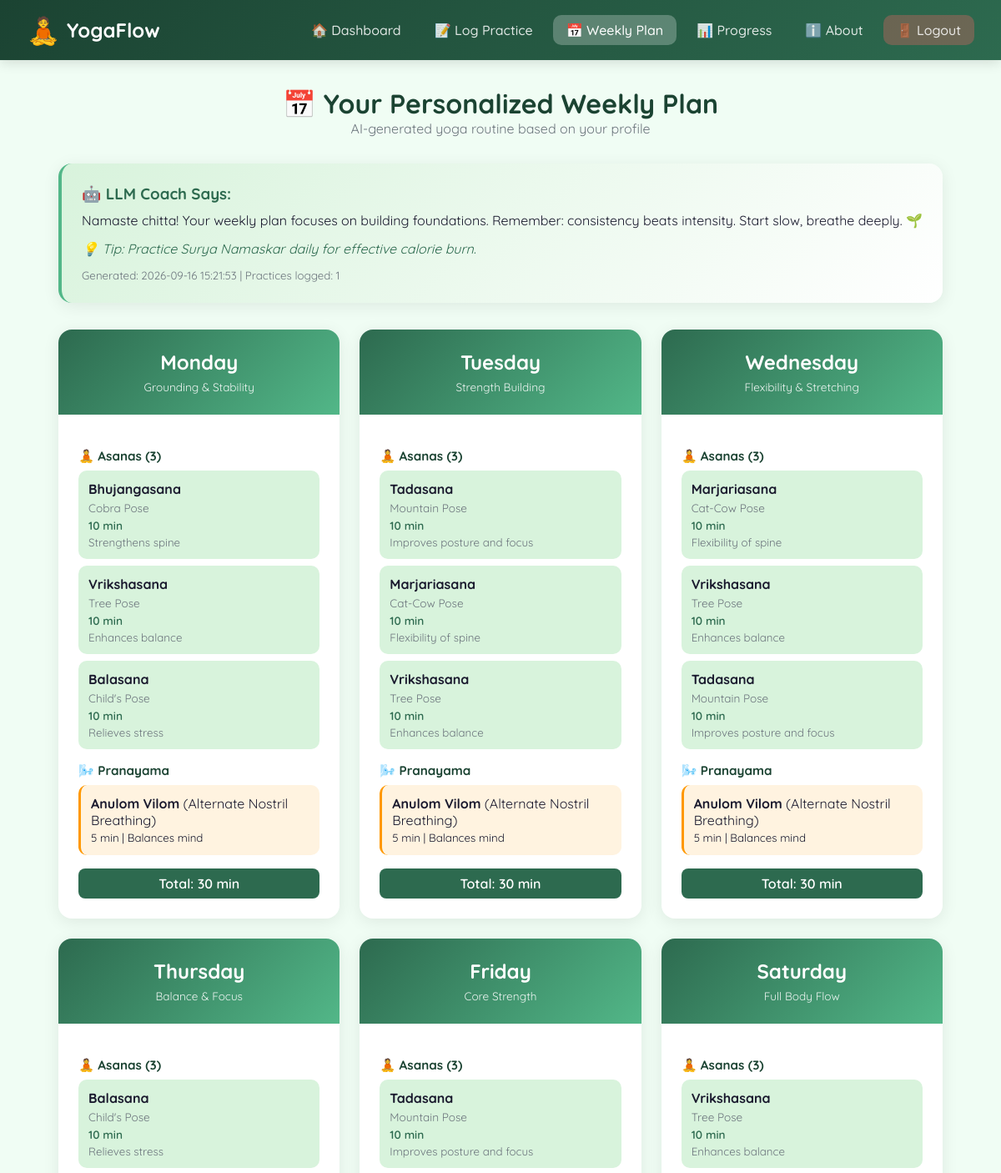
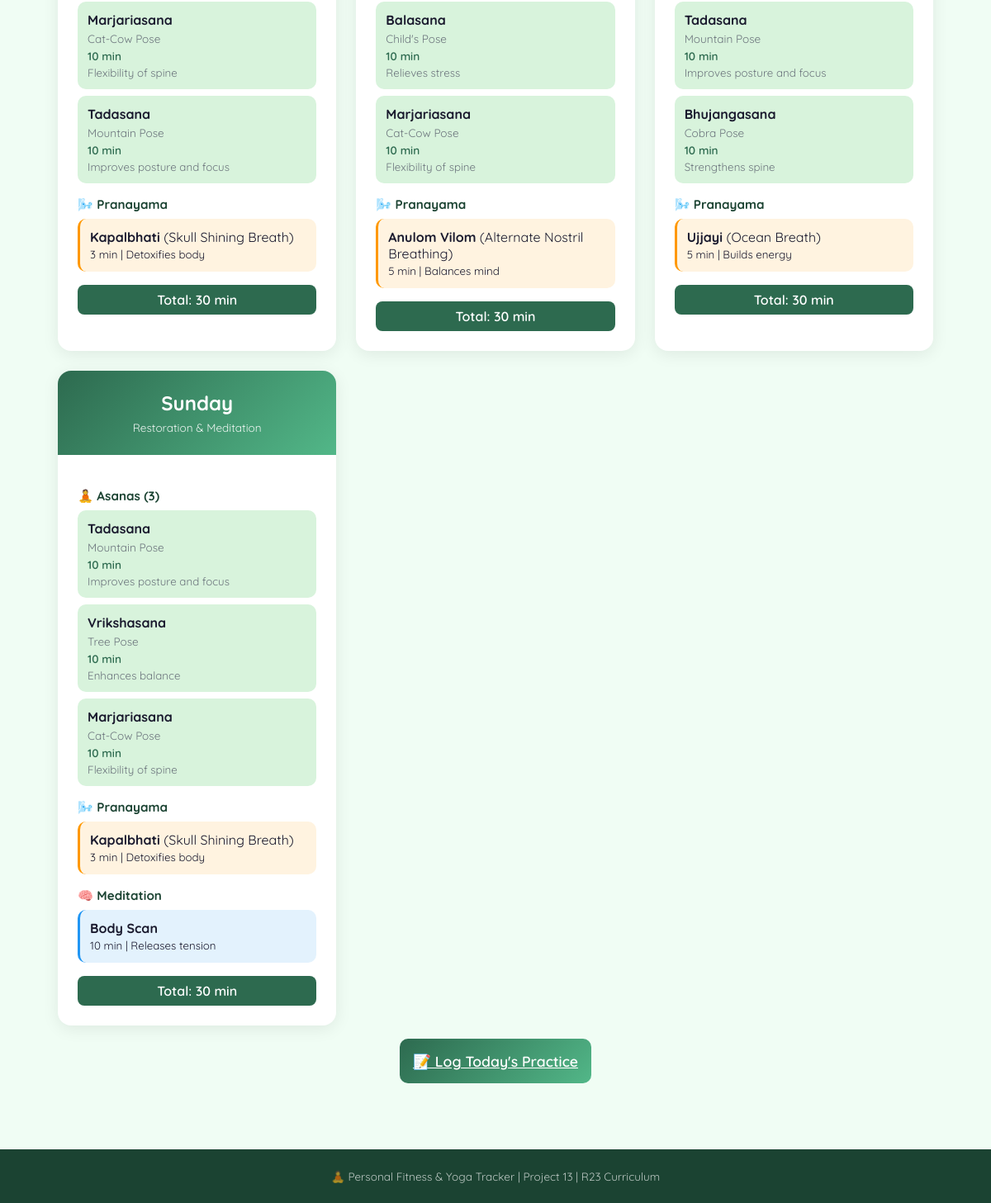
Screenshot of /weekly_plan (signed in) with the database file from the repository (2 pictures, top to bottom).
### tables this page shows
CREATE TABLE logs (
            id INTEGER PRIMARY KEY AUTOINCREMENT,
            user_email TEXT NOT NULL,
            asana TEXT NOT NULL,
            english_name TEXT,
            date TEXT NOT NULL,
            duration INTEGER NOT NULL,
            intensity INTEGER NOT NULL,
            notes TEXT,
            mood TEXT,
            logged_at TEXT NOT NULL,
            FOREIGN KEY (user_email) REFERENCES users (email)
        );

### app.py (the view)
@app.route("/weekly_plan")
def weekly_plan():
    user = get_current_user()
    if not user:
        return redirect(url_for("login"))
    conn = get_db()
    cursor = conn.cursor()
    cursor.execute("SELECT * FROM logs WHERE user_email = ?", (session["user_email"],))
    my_logs = [dict(row) for row in cursor.fetchall()]
    conn.close()
    plan_data = generate_weekly_plan(user, my_logs)
    return render_template("weekly_plan.html", user=user, plan_data=plan_data)

### app.py (called while the page is built)
def get_db():
    conn = sqlite3.connect(DB_NAME)
    conn.row_factory = sqlite3.Row  # Allows accessing columns by name
    return conn

def get_current_user():
    if "user_email" not in session:
        return None
    conn = get_db()
    cursor = conn.cursor()
    cursor.execute("SELECT * FROM users WHERE email = ?", (session["user_email"],))
    user = cursor.fetchone()
    conn.close()
    if user:
        return dict(user)  # Convert sqlite3.Row to dictionary
    return None

### llm_engine.py (called while the page is built)
def get_asana_pool(level):
    if level == "beginner":
        return BEGINNER_ASANAS
    elif level == "intermediate":
        return BEGINNER_ASANAS + INTERMEDIATE_ASANAS
    else:
        return BEGINNER_ASANAS + INTERMEDIATE_ASANAS + ADVANCED_ASANAS

### templates/weekly_plan.html (shortened to what this page needs)
{% extends "base.html" %}
{% block content %}
<div class="page-header">
    <h1>📅 Your Personalized Weekly Plan</h1>
    <p>AI-generated yoga routine based on your profile</p>
</div>
<div class="ai-message">
    <div class="ai-bubble">
        <h3>🤖 LLM Coach Says:</h3>
        <p>{{ plan_data.motivation }}</p>
        <p class="goal-tip">💡 {{ plan_data.goal_tip }}</p>
        <small>Generated: {{ plan_data.generated_at }} | Practices logged: {{ plan_data.practiced_count }}</small>
    </div>
</div>
<div class="weekly-plan-grid">
    {% for day_plan in plan_data.plan %}
    <div class="day-card">
        <div class="day-header">
            <h2>{{ day_plan.day }}</h2>
            <span class="day-theme">{{ day_plan.theme }}</span>
        </div>
        <div class="day-content">
            <h4>🧘 Asanas ({{ day_plan.asanas|length }})</h4>
            <ul class="asana-list">
                {% for asana in day_plan.asanas %}
                <li>
                    <div class="asana-item">
                        <strong>{{ asana.name }}</strong>
                        <span class="asana-english">{{ asana.english_name }}</span>
                        <span class="asana-time">{{ asana.duration_minutes }} min</span>
                        <small>{{ asana.benefit }}</small>
                    </div>
                </li>
                {% endfor %}
            </ul>
            <h4>🌬️ Pranayama</h4>
            <div class="pranayama-box">
                <strong>{{ day_plan.pranayama.name }}</strong> ({{ day_plan.pranayama.english }})
                <br><small>{{ day_plan.pranayama.duration }} min | {{ day_plan.pranayama.benefit }}</small>
            </div>
            {% if day_plan.meditation %}
            <h4>🧠 Meditation</h4>
            <div class="meditation-box">
                <strong>{{ day_plan.meditation.name }}</strong>
                <br><small>{{ day_plan.meditation.duration }} min | {{ day_plan.meditation.benefit }}</small>
            </div>
            {% endif %}
            <div class="total-time">Total: {{ day_plan.total_time }} min</div>
        </div>
    </div>
    {% endfor %}
</div>
<div class="cta-section">
    <a href="{{ url_for('log_practice') }}" class="btn-primary btn-large">📝 Log Today's Practice</a>
</div>
{% endblock %}

### static/css/style.css (style rules this page uses)
* { margin: 0; padding: 0; box-sizing: border-box; }
:root { --primary: #2D6A4F; --primary-light: #52B788; --primary-dark: #1B4332; --accent: #D8F3DC; --bg: #F0FDF4; --card-bg: #ffffff; --text: #1a1a2e; --text-muted: #6c757d; --border: #e0e0e0; --shadow: 0 4px 20px rgba(0, 0, 0, 0.08); --radius: 16px; --transition: all 0.3s ease; }
body { font-family: 'Quicksand', sans-serif; background: var(--bg); color: var(--text); min-height: 100vh; display: flex; flex-direction: column; }
.btn-primary { background: linear-gradient(135deg, var(--primary), var(--primary-light)); color: white; border: none; padding: 0.75rem 2rem; border-radius: 10px; font-size: 1rem; font-weight: 600; cursor: pointer; transition: var(--transition); font-family: 'Quicksand', sans-serif; }
.btn-large { width: 100%; padding: 1rem; font-size: 1.1rem; }
.page-header { text-align: center; margin-bottom: 2rem; }
.page-header h1 { color: var(--primary-dark); font-size: 2rem; }
.page-header p { color: var(--text-muted); }
.ai-message { margin-bottom: 2rem; }
.ai-bubble { background: linear-gradient(135deg, var(--accent), #ffffff); border-left: 4px solid var(--primary-light); padding: 1.5rem; border-radius: var(--radius); box-shadow: var(--shadow); }
.ai-bubble h3 { color: var(--primary); margin-bottom: 0.5rem; }
.ai-bubble p { margin-bottom: 0.5rem; line-height: 1.6; }
.goal-tip { color: var(--primary); font-style: italic; }
.ai-bubble small { color: var(--text-muted); }
.weekly-plan-grid { display: grid; grid-template-columns: repeat(auto-fit, minmax(320px, 1fr)); gap: 1.5rem; margin-bottom: 2rem; }
.day-card { background: var(--card-bg); border-radius: var(--radius); box-shadow: var(--shadow); overflow: hidden; transition: var(--transition); }
.day-header { background: linear-gradient(135deg, var(--primary), var(--primary-light)); color: white; padding: 1.5rem; text-align: center; }
.day-header h2 { font-size: 1.5rem; margin-bottom: 0.25rem; }
.day-theme { font-size: 0.85rem; opacity: 0.9; }
.day-content { padding: 1.5rem; }
.day-content h4 { color: var(--primary-dark); margin: 1rem 0 0.5rem; font-size: 0.95rem; }
.asana-list { list-style: none; }
.asana-item { background: var(--accent); padding: 0.75rem; border-radius: 10px; margin-bottom: 0.5rem; display: grid; gap: 0.25rem; }
.asana-english { color: var(--text-muted); font-size: 0.85rem; }
.asana-time { color: var(--primary); font-weight: 600; font-size: 0.85rem; }
.asana-item small { color: var(--text-muted); }
.pranayama-box, .meditation-box { background: #FFF3E0; padding: 0.75rem; border-radius: 10px; border-left: 3px solid #FF9800; }
.meditation-box { background: #E3F2FD; border-color: #2196F3; }
.total-time { text-align: center; margin-top: 1rem; padding: 0.5rem; background: var(--primary); color: white; border-radius: 8px; font-weight: 600; }
.cta-section { text-align: center; margin: 2rem 0; }

### rows the page displays
logs: name "Vrikshasana", english_name "Tree Pose", duration_minutes "10", benefit "Enhances balance"

### other values shown
{{ plan_data.motivation }} "Namaste chitta! Your weekly plan focuses on building foundations. Remember: consistency beats intensity. Start slow, breathe deeply. 🌱"
{{ plan_data.goal_tip }} "Tip: Practice Surya Namaskar daily for effective calorie burn."
{{ plan_data.generated_at }} "2026-09-16 15:21:53"
{{ plan_data.practiced_count }} "1"
{{ day_plan.day }} "Monday" "Tuesday" "Wednesday" "Thursday" "Friday" "Saturday" "Sunday"
{{ day_plan.theme }} "Grounding & Stability" "Strength Building" "Flexibility & Stretching" "Balance & Focus" "Core Strength" "Full Body Flow" "Restoration & Meditation"
{{ day_plan.asanas|length }} "3" "3" "3" "3" "3" "3" "3"
{{ asana.name }} "Bhujangasana" "Balasana" "Tadasana" "Marjariasana" "Marjariasana" "Tadasana" "Balasana" "Marjariasana" "Tadasana" "Tadasana" "Balasana" "Marjariasana" "Tadasana" "Bhujangasana" "Tadasana" "Marjariasana"
{{ asana.english_name }} "Cobra Pose" "Child's Pose" "Mountain Pose" "Cat-Cow Pose" "Cat-Cow Pose" "Mountain Pose" "Child's Pose" "Cat-Cow Pose" "Mountain Pose" "Mountain Pose" "Child's Pose" "Cat-Cow Pose" "Mountain Pose" "Cobra Pose" "Mountain Pose" "Cat-Cow Pose"
{{ asana.duration_minutes }} "10" "10" "10" "10" "10" "10" "10" "10" "10" "10" "10" "10" "10" "10" "10" "10"
{{ asana.benefit }} "Strengthens spine" "Relieves stress" "Improves posture and focus" "Flexibility of spine" "Flexibility of spine" "Improves posture and focus" "Relieves stress" "Flexibility of spine" "Improves posture and focus" "Improves posture and focus" "Relieves stress" "Flexibility of spine" "Improves posture and focus" "Strengthens spine" "Improves posture and focus" "Flexibility of spine"
{{ day_plan.pranayama.name }} "Anulom Vilom" "Anulom Vilom" "Anulom Vilom" "Kapalbhati" "Anulom Vilom" "Ujjayi" "Kapalbhati"
{{ day_plan.pranayama.english }} "Alternate Nostril Breathing" "Alternate Nostril Breathing" "Alternate Nostril Breathing" "Skull Shining Breath" "Alternate Nostril Breathing" "Ocean Breath" "Skull Shining Breath"
{{ day_plan.pranayama.duration }} "5" "5" "5" "3" "5" "5" "3"
{{ day_plan.pranayama.benefit }} "Balances mind" "Balances mind" "Balances mind" "Detoxifies body" "Balances mind" "Builds energy" "Detoxifies body"
